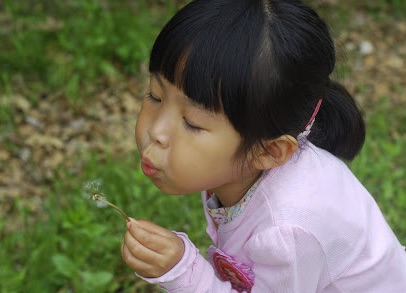
#> input picture PythonImageWorkspace/Practice/girl.jpeg, 406 x 293 px, given in place of matching.jpg, which was not available
$ jupyter execute '20220302_cv2_keypoints(GFTT_FAST).ipynb'   (shell and % lines are left out)   (text cells are left out)
#> lines starting #> are read from the running program, lines starting #| are printed output that depends on the picture; pictures that were not available may be replaced by others from this repository, and a replacement may not be noted
[cell 1]
from google.colab import files
files.upload(
)
#> the answer given: girl.jpeg

[cell 2]
from google.colab import drive
drive.mount('/content/drive')

[cell 3]
import cv2
import numpy as np
import matplotlib.pyplot as plt

img = cv2.imread('matching.jpg')
#> img is the input picture: shape (293, 406, 3); mean B, G, R 82.4, 104.7, 105.5
img_gray = cv2.cvtColor(img, cv2.COLOR_BGR2GRAY)
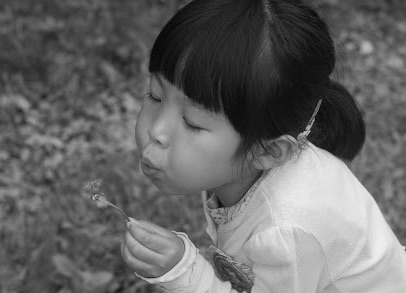
#> img_gray: shape (293, 406); min 1, max 240, mean 102.4

# Good Feature to Track Detector (GFTTD) 검출기 생성
gftt = cv2.GFTTDetector_create()
# 특징점 검출
keypoints = gftt.detect(img_gray, None) # len(keypoints) : 1000, list type
#> keypoints = 1000 keypoints; strongest (x, y, size): (306, 130, 3), (129, 218, 3), (232, 288, 3), (310, 131, 3)
# 특징점 그리기
img_draw = cv2.drawKeypoints(img, keypoints, None)
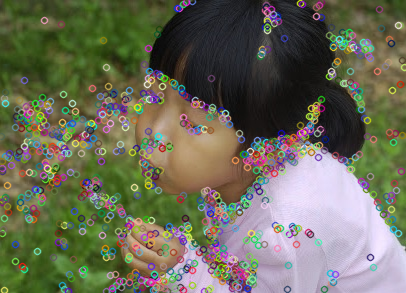
#> img_draw: shape (293, 406, 3); mean B, G, R 88.6, 108, 107.5

# 결과 출력
plt.imshow(img_draw[:,:,::-1])

[cell 4]
import cv2
import numpy as np
import matplotlib.pyplot as plt

img = cv2.imread('matching.jpg')
img_gray = cv2.cvtColor(img, cv2.COLOR_BGR2GRAY)

# Fast 특징 검출기
fast = cv2.FastFeatureDetector_create(50) # threshold(코너판단 임계값) default : 10
# 특징점 검출
keypoints = fast.detect(img_gray, None)
#> keypoints = 39 keypoints; strongest (x, y, size): (309, 131, 7), (313, 120, 7), (95, 195, 7), (305, 130, 7)
# 특징점 그리기
img_draw = cv2.drawKeypoints(img, keypoints, None)

plt.imshow(img_draw[:,:,::-1])
len(keypoints)
#> Out = 39
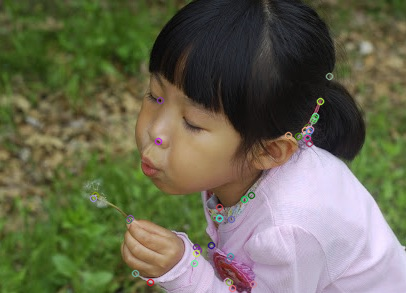
#> shown: shape (293, 406, 3); mean R, G, B 105.6, 104.9, 82.5

[cell 5]
import cv2
import numpy as np
import matplotlib.pyplot as plt

img = cv2.imread('matching.jpg')
img_gray = cv2.cvtColor(img, cv2.COLOR_BGR2GRAY)

test_val = list(range(10, 60, 10))
plt.figure(figsize=(10, 5))
for idx, val in enumerate(test_val):
  # Fast 특징 검출기
  fast = cv2.FastFeatureDetector_create(val) # threshold(코너판단 임계값) default : 10
  # 특징점 검출
  keypoints = fast.detect(img_gray, None)
  # 특징점 그리기
  img_draw = cv2.drawKeypoints(img, keypoints, None)

  plt.subplot(1, len(test_val), idx+1)
  plt.title("thr:{}, key:{}".format(val, len(keypoints)))
  plt.imshow(img_draw[:,:,::-1])
#> this loop made 5 passes
#> pass 1, `img_draw = cv2.drawKeypoints(img, keypoints, None)`:
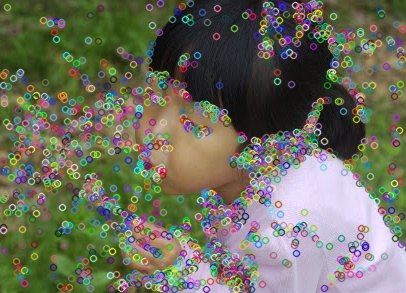
#> img_draw: shape (293, 406, 3); mean B, G, R 92.2, 109.7, 108.7
#> pass 2, `img_draw = cv2.drawKeypoints(img, keypoints, None)`:
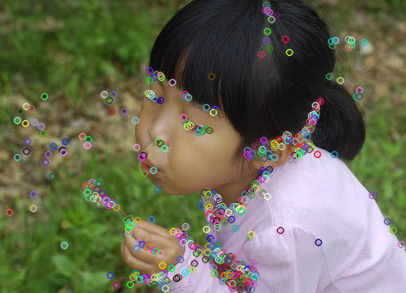
#> img_draw: shape (293, 406, 3); mean B, G, R 84.5, 106.3, 105.9
#> pass 3, `img_draw = cv2.drawKeypoints(img, keypoints, None)`:
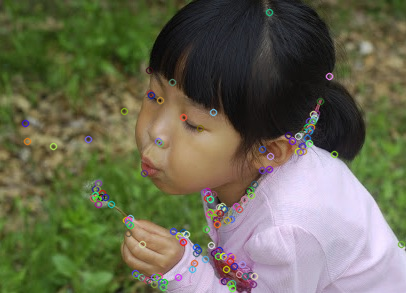
#> img_draw: shape (293, 406, 3); mean B, G, R 82.9, 105.1, 105.5
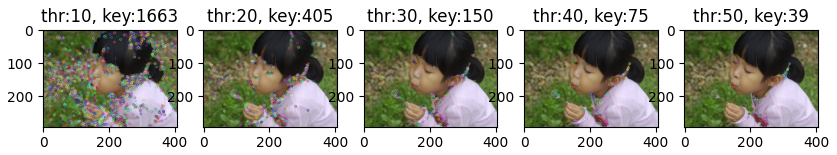
#> figure drawn by matplotlib, 5 panels
